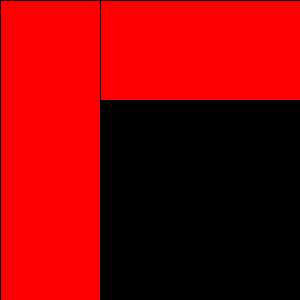
Frame 1 (no input)
Frame 60 (the mouse pressed at the canvas centre just before this capture): identical to frame 1, image omitted
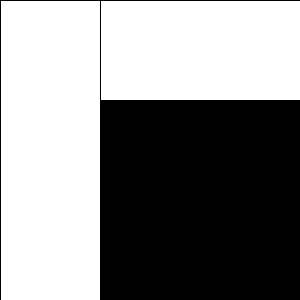
Frame 120 (the mouse held since frame 60 and released just before this capture)

The Processing sketch that drew these frames (run headless with seeded random() and noise(); from frame 60 on, the mouse is pressed at the canvas centre):

// Processing sketch: conditional_and_
// ── conditional_and_.pde
/* using the conditional AND */


void setup() {
size (300, 300); 
}

void draw() {
  background(0); 
  if (mouseX < width/3 && mouseY < height/3) {
    fill (255, 0, 0); 
  } else {
    fill (255);
  }
  rect (0, 0, width, height/3); 
  rect (0, 0, width/3, height); 
  
}
